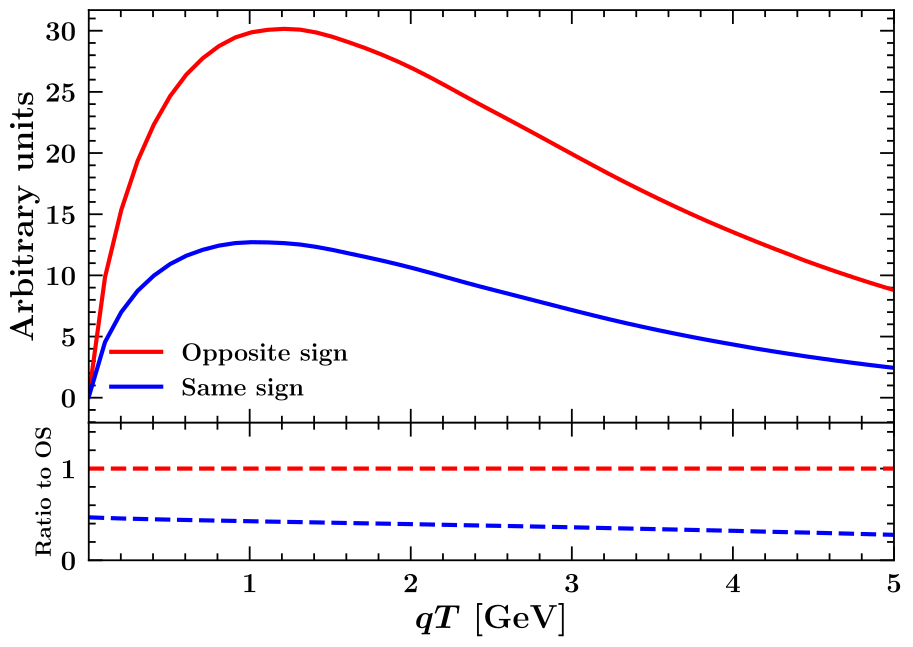

This figure's Python source:
import numpy as np
import matplotlib.pyplot as plt
import MatplotlibSettings

data = np.loadtxt("epemCrossSection.dat")

f, (ax1, ax2) = plt.subplots(2, 1, sharex = "all", gridspec_kw = dict(width_ratios = [1], height_ratios = [3, 1]))
plt.subplots_adjust(wspace = 0, hspace = 0)

ax1.set(ylabel = r"\textbf{Arbitrary units}")
ax1.set_xlim([0.001, 5])
#ax1.set_ylim([0.000005, 1000])
#ax1.set_xscale("log")
#ax1.set_yscale("log")
ax1.plot(data[:,0], data[:,1], "r-", label = r"\textbf{Opposite sign}")
ax1.plot(data[:,0], data[:,2], "b-", label = r"\textbf{Same sign}")
ax1.legend(fontsize = 18, loc = "lower left")

ax2.set(xlabel = r"\textbf{$qT$ [GeV]}")
ax2.set_ylabel(r"\textbf{Ratio to OS}", fontsize = 16)
ax1.set_xlim([0.001, 5])
ax2.set_ylim([0, 1.5])
#ax2.set_xscale("log")
ax2.plot(data[:,0], data[:,1]/data[:,1], "r--")
ax2.plot(data[:,0], data[:,2]/data[:,1], "b--")

plt.savefig("epemCrossSection.pdf")
plt.close()
